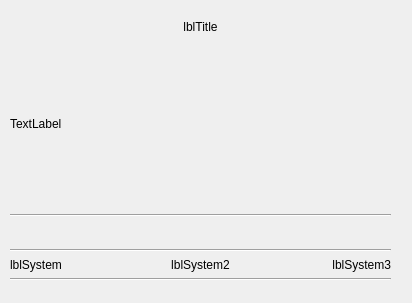
<?xml version="1.0" encoding="UTF-8"?>
<ui version="4.0">
 <class>slidewidget</class>
 <widget class="QWidget" name="slidewidget">
  <property name="geometry">
   <rect>
    <x>0</x>
    <y>0</y>
    <width>412</width>
    <height>303</height>
   </rect>
  </property>
  <property name="windowTitle">
   <string>Form</string>
  </property>
  <widget class="QWidget" name="layoutWidget">
   <property name="geometry">
    <rect>
     <x>10</x>
     <y>20</y>
     <width>381</width>
     <height>261</height>
    </rect>
   </property>
   <layout class="QVBoxLayout" name="verticalLayout">
    <item>
     <layout class="QHBoxLayout" name="horizontalLayout_3">
      <item>
       <widget class="QLabel" name="lblTitle">
        <property name="sizePolicy">
         <sizepolicy hsizetype="Maximum" vsizetype="Preferred">
          <horstretch>0</horstretch>
          <verstretch>0</verstretch>
         </sizepolicy>
        </property>
        <property name="text">
         <string>lblTitle</string>
        </property>
        <property name="alignment">
         <set>Qt::AlignCenter</set>
        </property>
       </widget>
      </item>
     </layout>
    </item>
    <item>
     <widget class="QLabel" name="labelView">
      <property name="sizePolicy">
       <sizepolicy hsizetype="Expanding" vsizetype="Expanding">
        <horstretch>0</horstretch>
        <verstretch>0</verstretch>
       </sizepolicy>
      </property>
      <property name="text">
       <string>TextLabel</string>
      </property>
     </widget>
    </item>
    <item>
     <widget class="Line" name="line_2">
      <property name="sizePolicy">
       <sizepolicy hsizetype="Minimum" vsizetype="Fixed">
        <horstretch>0</horstretch>
        <verstretch>0</verstretch>
       </sizepolicy>
      </property>
      <property name="orientation">
       <enum>Qt::Horizontal</enum>
      </property>
     </widget>
    </item>
    <item>
     <layout class="QHBoxLayout" name="horizontalLayout_2">
      <item>
       <widget class="ScrollText" name="lblMessage" native="true">
        <property name="sizePolicy">
         <sizepolicy hsizetype="Expanding" vsizetype="Fixed">
          <horstretch>0</horstretch>
          <verstretch>0</verstretch>
         </sizepolicy>
        </property>
        <property name="minimumSize">
         <size>
          <width>0</width>
          <height>20</height>
         </size>
        </property>
       </widget>
      </item>
     </layout>
    </item>
    <item>
     <widget class="Line" name="line">
      <property name="orientation">
       <enum>Qt::Horizontal</enum>
      </property>
     </widget>
    </item>
    <item>
     <layout class="QHBoxLayout" name="horizontalLayout">
      <item>
       <widget class="QLabel" name="lblSystem">
        <property name="text">
         <string>lblSystem</string>
        </property>
       </widget>
      </item>
      <item>
       <widget class="QLabel" name="lblSystem2">
        <property name="text">
         <string>lblSystem2</string>
        </property>
        <property name="alignment">
         <set>Qt::AlignCenter</set>
        </property>
       </widget>
      </item>
      <item>
       <widget class="QLabel" name="lblSystem3">
        <property name="text">
         <string>lblSystem3</string>
        </property>
        <property name="alignment">
         <set>Qt::AlignRight|Qt::AlignTrailing|Qt::AlignVCenter</set>
        </property>
       </widget>
      </item>
     </layout>
    </item>
    <item>
     <widget class="Line" name="line_3">
      <property name="sizePolicy">
       <sizepolicy hsizetype="Minimum" vsizetype="Fixed">
        <horstretch>0</horstretch>
        <verstretch>0</verstretch>
       </sizepolicy>
      </property>
      <property name="orientation">
       <enum>Qt::Horizontal</enum>
      </property>
     </widget>
    </item>
   </layout>
  </widget>
 </widget>
 <customwidgets>
  <customwidget>
   <class>ScrollText</class>
   <extends>QWidget</extends>
   <header>scrolltext.h</header>
   <container>1</container>
  </customwidget>
 </customwidgets>
 <resources/>
 <connections/>
</ui>
